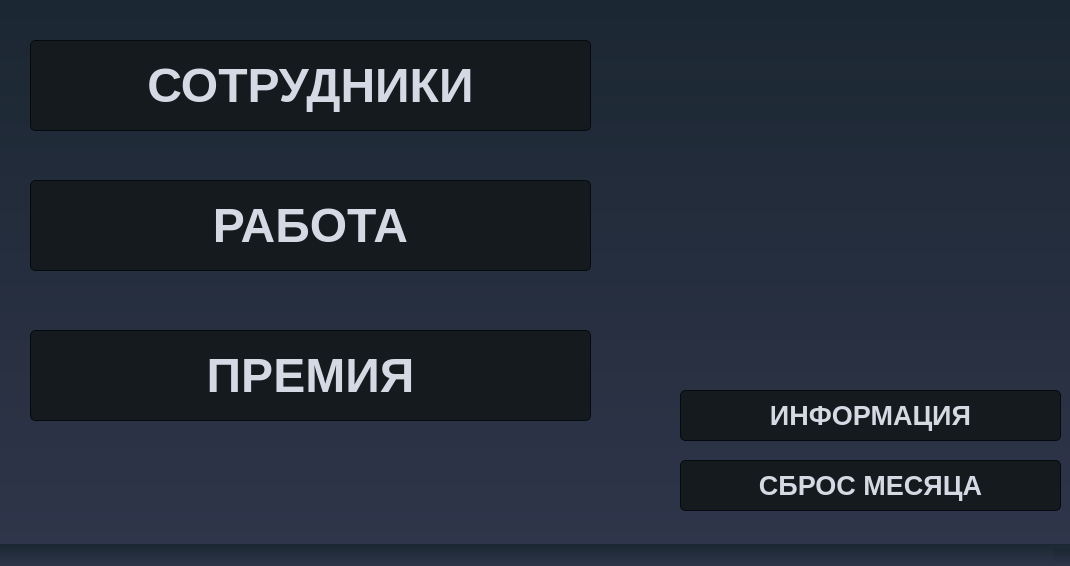
<?xml version="1.0" encoding="UTF-8"?>
<ui version="4.0">
 <class>MenuWindow</class>
 <widget class="QMainWindow" name="MenuWindow">
  <property name="geometry">
   <rect>
    <x>0</x>
    <y>0</y>
    <width>1070</width>
    <height>566</height>
   </rect>
  </property>
  <property name="windowTitle">
   <string>MainWindow</string>
  </property>
  <property name="styleSheet">
   <string notr="true">
/*-----QWidget-----*/
QWidget
{
	background-color: qlineargradient(spread:repeat, x1:1, y1:0, x2:1, y2:1, stop:0 rgba(27, 39, 50, 255),stop:1 rgba(47, 53, 74, 255));
	color: #000000;

}


/*-----QLabel-----*/
QLabel
{
	background-color: transparent;
	color: #c2c7d5;
	font-size: 78px;

}


/*-----QPushButton-----*/
QToolButton {
	border-style: solid;
	border-top-color: qlineargradient(spread:pad, x1:0.5, y1:1, x2:0.5, y2:0, stop:0 rgb(215, 215, 215), stop:1 rgb(222, 222, 222));
	border-right-color: qlineargradient(spread:pad, x1:0, y1:0.5, x2:1, y2:0.5, stop:0 rgb(217, 217, 217), stop:1 rgb(227, 227, 227));
	border-left-color: qlineargradient(spread:pad, x1:0, y1:0.5, x2:1, y2:0.5, stop:0 rgb(227, 227, 227), stop:1 rgb(217, 217, 217));
	border-bottom-color: qlineargradient(spread:pad, x1:0.5, y1:1, x2:0.5, y2:0, stop:0 rgb(215, 215, 215), stop:1 rgb(222, 222, 222));
	border-width: 1px;
	border-radius: 5px;
	color: #d3dae3;
	padding: 2px;
	background-color: rgb(255,255,255);
}
QToolButton:hover{
	border-style: solid;
	border-top-color: qlineargradient(spread:pad, x1:0.5, y1:1, x2:0.5, y2:0, stop:0 rgb(195, 195, 195), stop:1 rgb(222, 222, 222));
	border-right-color: qlineargradient(spread:pad, x1:0, y1:0.5, x2:1, y2:0.5, stop:0 rgb(197, 197, 197), stop:1 rgb(227, 227, 227));
	border-left-color: qlineargradient(spread:pad, x1:0, y1:0.5, x2:1, y2:0.5, stop:0 rgb(227, 227, 227), stop:1 rgb(197, 197, 197));
	border-bottom-color: qlineargradient(spread:pad, x1:0.5, y1:1, x2:0.5, y2:0, stop:0 rgb(195, 195, 195), stop:1 rgb(222, 222, 222));
	border-width: 1px;
	border-radius: 5px;
	color: rgb(0,0,0);
	padding: 2px;
	background-color: rgb(255,255,255);
}
QToolButton:pressed{
	border-style: solid;
	border-top-color: qlineargradient(spread:pad, x1:0.5, y1:1, x2:0.5, y2:0, stop:0 rgb(215, 215, 215), stop:1 rgb(222, 222, 222));
	border-right-color: qlineargradient(spread:pad, x1:0, y1:0.5, x2:1, y2:0.5, stop:0 rgb(217, 217, 217), stop:1 rgb(227, 227, 227));
	border-left-color: qlineargradient(spread:pad, x1:0, y1:0.5, x2:1, y2:0.5, stop:0 rgb(227, 227, 227), stop:1 rgb(217, 217, 217));
	border-bottom-color: qlineargradient(spread:pad, x1:0.5, y1:1, x2:0.5, y2:0, stop:0 rgb(215, 215, 215), stop:1 rgb(222, 222, 222));
	border-width: 1px;
	border-radius: 5px;
	color: rgb(0,0,0);
	padding: 2px;
	background-color: rgb(142,142,142);
}
QPushButton{
	border-style: solid;
	border-color: #050a0e;
	border-width: 1px;
	border-radius: 5px;
	color: #d3dae3;
	padding: 2px;
	background-color: #151a1e;
}
QPushButton::default{
	border-style: solid;
	border-color: #050a0e;
	border-width: 1px;
	border-radius: 5px;
	color: #FFFFFF;
	padding: 2px;
	background-color: #151a1e;;
}
QPushButton:hover{
	border-style: solid;
	border-color: #050a0e;
	border-width: 1px;
	border-radius: 5px;
	color: #d3dae3;
	padding: 2px;
	background-color: #1c1f1f;
}
QPushButton:pressed{
	border-style: solid;
	border-color: #050a0e;
	border-width: 1px;
	border-radius: 5px;
	color: #d3dae3;
	padding: 2px;
	background-color: #2c2f2f;
}
QPushButton:disabled{
	border-style: solid;
	border-top-color: qlineargradient(spread:pad, x1:0.5, y1:1, x2:0.5, y2:0, stop:0 rgb(215, 215, 215), stop:1 rgb(222, 222, 222));
	border-right-color: qlineargradient(spread:pad, x1:0, y1:0.5, x2:1, y2:0.5, stop:0 rgb(217, 217, 217), stop:1 rgb(227, 227, 227));
	border-left-color: qlineargradient(spread:pad, x1:0, y1:0.5, x2:1, y2:0.5, stop:0 rgb(227, 227, 227), stop:1 rgb(217, 217, 217));
	border-bottom-color: qlineargradient(spread:pad, x1:0.5, y1:1, x2:0.5, y2:0, stop:0 rgb(215, 215, 215), stop:1 rgb(222, 222, 222));
	border-width: 1px;
	border-radius: 5px;
	color: #808086;
	padding: 2px;
	background-color: rgb(142,142,142);
}


/*-----QCheckBox-----*/
QCheckBox
{
	background-color: transparent;
	color: #fff;
	font-size: 10px;
	font-weight: bold;
	border: none;
	border-radius: 5px;

}


/*-----QCheckBox-----*/
QCheckBox::indicator
{
    color: #b1b1b1;
    background-color: #323232;
    border: 1px solid darkgray;
    width: 12px;
    height: 12px;

}


QCheckBox::indicator:checked
{
    image:url(&quot;./ressources/check.png&quot;);
	background-color: qlineargradient(spread:pad, x1:0, y1:0.511, x2:1, y2:0.511, stop:0 rgba(0, 172, 149, 255),stop:0.995192 rgba(54, 197, 177, 255));;
    border: 1px solid #607cff;

}


QCheckBox::indicator:unchecked:hover
{
    border: 1px solid #08b099;

}


QCheckBox::disabled
{
	color: #656565;

}


QCheckBox::indicator:disabled
{
	background-color: #656565;
	color: #656565;
    border: 1px solid #656565;

}


/*-----QLineEdit-----*/
QLineEdit
{
	background-color: #c2c7d5;
	color: #000;
	font-weight: bold;
	border: none;
	border-radius: 2px;
	padding: 3px;

}


/*-----QListView-----*/
QListView
{
	background-color: qlineargradient(spread:pad, x1:1, y1:0, x2:1, y2:1, stop:0 rgba(50, 61, 80, 255),stop:1 rgba(44, 49, 69, 255));
	color: #fff;
	font-size: 12px;
	font-weight: bold;
	border: 1px solid #191919;
	show-decoration-selected: 0;

}


QListView::item
{
	color: #31cecb;
	background-color: #454e5e;
	border: none;
	padding: 5px;
	border-radius: 0px;
	padding-left : 10px;
	height: 42px;

}

QListView::item:selected
{
	color: #31cecb;
	background-color: #454e5e;

}


QListView::item:!selected
{
	color:white;
	background-color: transparent;
	border: none;
	padding-left : 10px;

}


QListView::item:!selected:hover
{
	color: #bbbcba;
	background-color: #454e5e;
	border: none;
	padding-left : 10px;

}


/*-----QTreeView-----*/
QTreeView 
{
	background-color: #232939;
	show-decoration-selected: 0;
	color: #c2c8d7;

}


QTreeView::item 
{
	border-top-color: transparent;
	border-bottom-color: transparent;

}


QTreeView::item:hover 
{
	background-color: #606060;
	color: #fff;

}


QTreeView::item:selected 
{
	background-color: #0ab19a;
	color: #fff;

}


QTreeView::item:selected:active
{
	background-color: #0ab19a;
	color: #fff;

}


QTreeView::branch:has-children:!has-siblings:closed,
QTreeView::branch:closed:has-children:has-siblings 
{
	image: url(://tree-closed.png);

}

QTreeView::branch:open:has-children:!has-siblings,
QTreeView::branch:open:has-children:has-siblings  
{
	image: url(://tree-open.png);

}


/*-----QTableView &amp; QTableWidget-----*/
QTableView
{
    background-color: #232939;
	border: 1px solid gray;
    color: #f0f0f0;
    gridline-color: #232939;
    outline : 0;

}


QTableView::disabled
{
    background-color: #242526;
    border: 1px solid #32414B;
    color: #656565;
    gridline-color: #656565;
    outline : 0;

}


QTableView::item:hover 
{
    background-color: #606060;
    color: #f0f0f0;

}


QTableView::item:selected 
{
	background-color: #0ab19a;
    color: #F0F0F0;

}


QTableView::item:selected:disabled
{
    background-color: #1a1b1c;
    border: 2px solid #525251;
    color: #656565;

}


QTableCornerButton::section
{
	background-color: #343a49;
    color: #fff;

}


QHeaderView::section
{
	color: #fff;
	border-top: 0px;
	border-bottom: 1px solid gray;
	border-right: 1px solid gray;
	background-color: #343a49;
    margin-top:1px;
	margin-bottom:1px;
	padding: 5px;

}


QHeaderView::section:disabled
{
    background-color: #525251;
    color: #656565;

}


QHeaderView::section:checked
{
    color: #fff;
    background-color: #0ab19a;

}


QHeaderView::section:checked:disabled
{
    color: #656565;
    background-color: #525251;

}


QHeaderView::section::vertical::first,
QHeaderView::section::vertical::only-one
{
    border-top: 1px solid #353635;

}


QHeaderView::section::vertical
{
    border-top: 1px solid #353635;

}


QHeaderView::section::horizontal::first,
QHeaderView::section::horizontal::only-one
{
    border-left: 1px solid #353635;

}


QHeaderView::section::horizontal
{
    border-left: 1px solid #353635;

}


/*-----QScrollBar-----*/
QScrollBar:horizontal 
{
    background-color: transparent;
    height: 8px;
    margin: 0px;
    padding: 0px;

}


QScrollBar::handle:horizontal 
{
    border: none;
	min-width: 100px;
    background-color: #56576c;

}


QScrollBar::add-line:horizontal, 
QScrollBar::sub-line:horizontal,
QScrollBar::add-page:horizontal, 
QScrollBar::sub-page:horizontal 
{
    width: 0px;
    background-color: transparent;

}


QScrollBar:vertical 
{
    background-color: transparent;
    width: 8px;
    margin: 0;

}


QScrollBar::handle:vertical 
{
    border: none;
	min-height: 100px;
    background-color: #56576c;

}


QScrollBar::add-line:vertical, 
QScrollBar::sub-line:vertical,
QScrollBar::add-page:vertical, 
QScrollBar::sub-page:vertical 
{
    height: 0px;
    background-color: transparent;

}
</string>
  </property>
  <widget class="QWidget" name="centralwidget">
   <widget class="QPushButton" name="work_button">
    <property name="geometry">
     <rect>
      <x>30</x>
      <y>180</y>
      <width>561</width>
      <height>91</height>
     </rect>
    </property>
    <property name="font">
     <font>
      <pointsize>36</pointsize>
      <weight>75</weight>
      <bold>true</bold>
     </font>
    </property>
    <property name="text">
     <string>РАБОТА</string>
    </property>
   </widget>
   <widget class="QPushButton" name="prize_button">
    <property name="geometry">
     <rect>
      <x>30</x>
      <y>330</y>
      <width>561</width>
      <height>91</height>
     </rect>
    </property>
    <property name="font">
     <font>
      <pointsize>36</pointsize>
      <weight>75</weight>
      <bold>true</bold>
     </font>
    </property>
    <property name="text">
     <string>ПРЕМИЯ</string>
    </property>
   </widget>
   <widget class="QPushButton" name="workers_button">
    <property name="geometry">
     <rect>
      <x>30</x>
      <y>40</y>
      <width>561</width>
      <height>91</height>
     </rect>
    </property>
    <property name="font">
     <font>
      <pointsize>36</pointsize>
      <weight>75</weight>
      <bold>true</bold>
     </font>
    </property>
    <property name="text">
     <string>СОТРУДНИКИ</string>
    </property>
   </widget>
   <widget class="QPushButton" name="reset_month">
    <property name="geometry">
     <rect>
      <x>680</x>
      <y>460</y>
      <width>381</width>
      <height>51</height>
     </rect>
    </property>
    <property name="font">
     <font>
      <pointsize>20</pointsize>
      <weight>75</weight>
      <bold>true</bold>
     </font>
    </property>
    <property name="text">
     <string>СБРОС МЕСЯЦА</string>
    </property>
   </widget>
   <widget class="QPushButton" name="information_button">
    <property name="geometry">
     <rect>
      <x>680</x>
      <y>390</y>
      <width>381</width>
      <height>51</height>
     </rect>
    </property>
    <property name="font">
     <font>
      <pointsize>20</pointsize>
      <weight>75</weight>
      <bold>true</bold>
     </font>
    </property>
    <property name="text">
     <string>ИНФОРМАЦИЯ</string>
    </property>
   </widget>
   <widget class="QLabel" name="label">
    <property name="geometry">
     <rect>
      <x>670</x>
      <y>10</y>
      <width>381</width>
      <height>371</height>
     </rect>
    </property>
    <property name="text">
     <string/>
    </property>
    <property name="pixmap">
     <pixmap>D:/даша еклмн/мемы/1.png</pixmap>
    </property>
    <property name="scaledContents">
     <bool>true</bool>
    </property>
   </widget>
  </widget>
  <widget class="QMenuBar" name="menubar">
   <property name="geometry">
    <rect>
     <x>0</x>
     <y>0</y>
     <width>1070</width>
     <height>21</height>
    </rect>
   </property>
  </widget>
  <widget class="QStatusBar" name="statusbar"/>
 </widget>
 <resources/>
 <connections/>
</ui>
